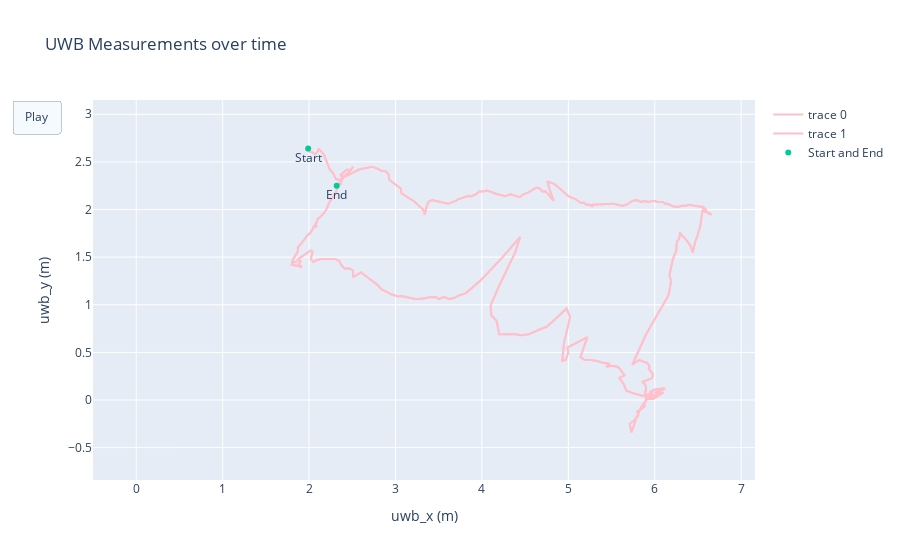

The cell this chart's notebook holds for it:
### Markdown cell above
Now let's see the measurements under remote control alone of polygon movement:

### Code cell
import plotly.graph_objects as go
# polygon trajectory remote control
ptdf = pd.read_csv('control.csv')
puwb_x = ptdf.uwb_x
puwb_y = ptdf.uwb_y
pvel_linear_x = ptdf.vel_linear_x
theta = ptdf.odom_filtered_yaw
# first nonzero value for uwb_x
ini_index = puwb_x.ne(0).idxmax()

xm = np.min(puwb_x) - 0.5
xM = np.max(puwb_x) + 0.5
ym = np.min(puwb_y) - 0.5
yM = np.max(puwb_y) + 0.5

# parameter duration: the smaller, the faster the animation is
fig = go.Figure(
    # name='trace' can be a param inside go.Scatter
    # duplicate go.Scatter is only for demonstration
    data=[go.Scatter(x=puwb_x[ini_index:], y=puwb_y[ini_index:],
                     mode="lines",
                     line=dict(width=2, color="pink")),
          go.Scatter(x=puwb_x[ini_index:], y=puwb_y[ini_index:],
                     mode="lines",
                     line=dict(width=2, color="pink")),
          # go.Scatter(x=x, y=y,
          #            mode="lines",
          #            line=dict(width=2, color="blue")),
          ],
    layout=go.Layout(
        xaxis=dict(title='uwb_x (m)', range=[xm, xM],
                   autorange=False, zeroline=False),
        yaxis=dict(title='uwb_y (m)', range=[ym, yM],
                   autorange=False, zeroline=False),
        title_text="UWB Measurements over time", hovermode="closest",
        updatemenus=[dict(type="buttons",
                          buttons=[dict(args=[None, {"frame": {"duration": 1,
                                                               "redraw": False},
                                                     "fromcurrent": True,
                                                     "transition": {"duration": 0.1}}],
                                        label="Play",
                                        method="animate"
                                        )])]),
    frames=[go.Frame(
        data=[go.Scatter(
            x=[puwb_x[k]],
            y=[puwb_y[k]],
            mode="markers",
            name='tag in the trace',
            marker=dict(color="red", size=10))])
            for k in range(ini_index, len(ptdf))]
)

fig.add_trace(go.Scatter(
    x=[puwb_x[ini_index], puwb_x[len(ptdf) - 1]],
    y=[puwb_y[ini_index], puwb_y[len(ptdf) - 1]],
    mode="markers+text",
    name="Start and End",
    text=["Start", "End"],
    textposition="bottom center"
))

fig.show()

### Figure 1 — Plotly figure (JSON) as saved in the notebook; plotly's stock layout.template omitted (floating-point values rounded to 4 significant figures; data arrays with more than 128 entries replaced by an {"elided": "..."} marker saying what was removed)
{"data": [{"line": {"color": "pink", "width": 2}, "mode": "lines", "type": "scatter", "x": {"elided": "3888 float values"}, "y": {"elided": "3888 float values"}}, {"line": {"color": "pink", "width": 2}, "mode": "lines", "type": "scatter", "x": {"elided": "3888 float values"}, "y": {"elided": "3888 float values"}}, {"mode": "markers+text", "name": "Start and End", "text": ["Start", "End"], "textposition": "bottom center", "type": "scatter", "x": [1.99, 2.32], "y": [2.64, 2.25]}], "layout": {"hovermode": "closest", "title": {"text": "UWB Measurements over time"}, "updatemenus": [{"buttons": [{"args": [null, {"frame": {"duration": 1, "redraw": false}, "fromcurrent": true, "transition": {"duration": 0.1}}], "label": "Play", "method": "animate"}], "type": "buttons"}], "xaxis": {"autorange": false, "range": [-0.5, 7.16], "title": {"text": "uwb_x (m)"}, "zeroline": false}, "yaxis": {"autorange": false, "range": [-0.84, 3.15], "title": {"text": "uwb_y (m)"}, "zeroline": false}}}
